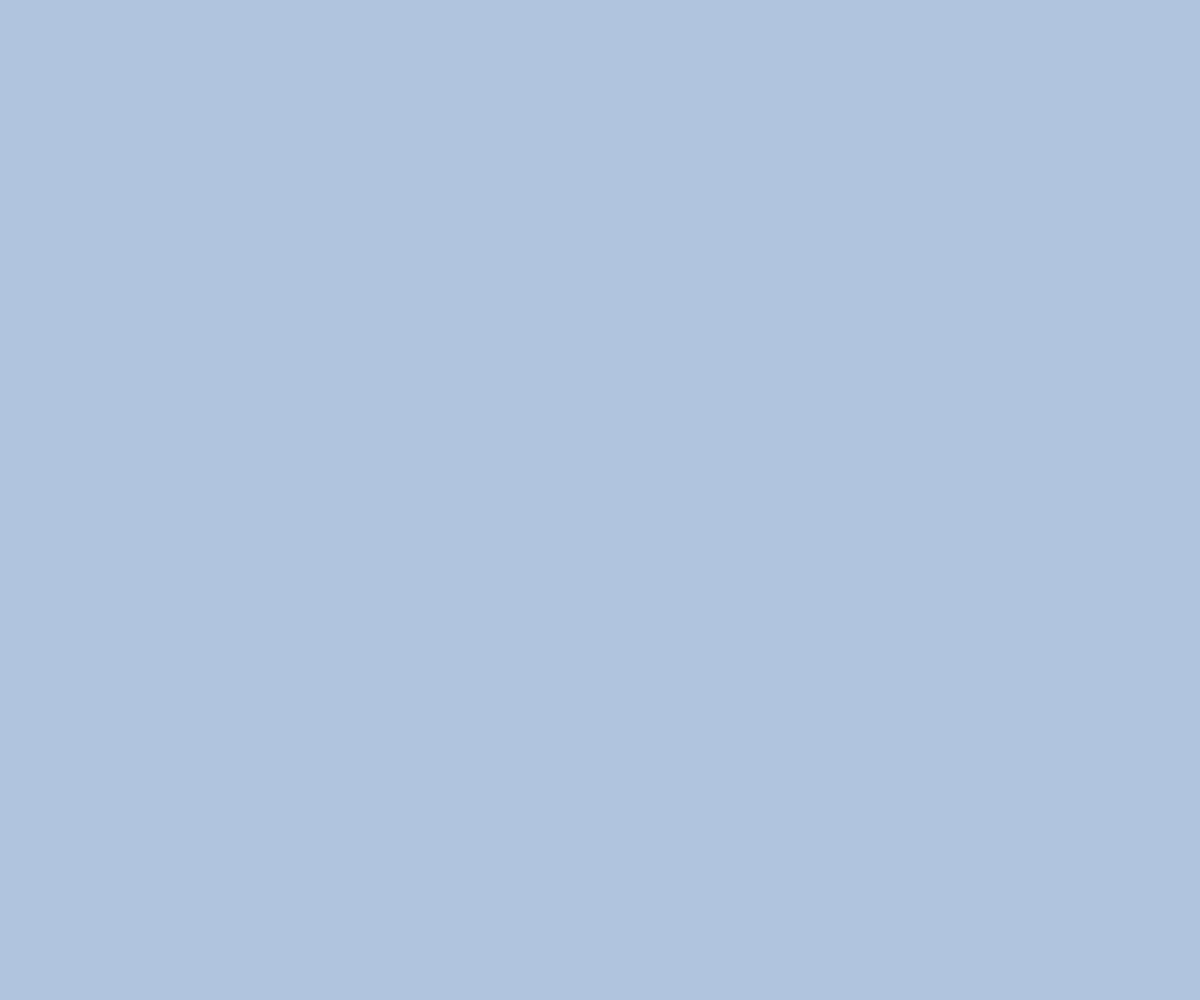
Frame 1 (no input)
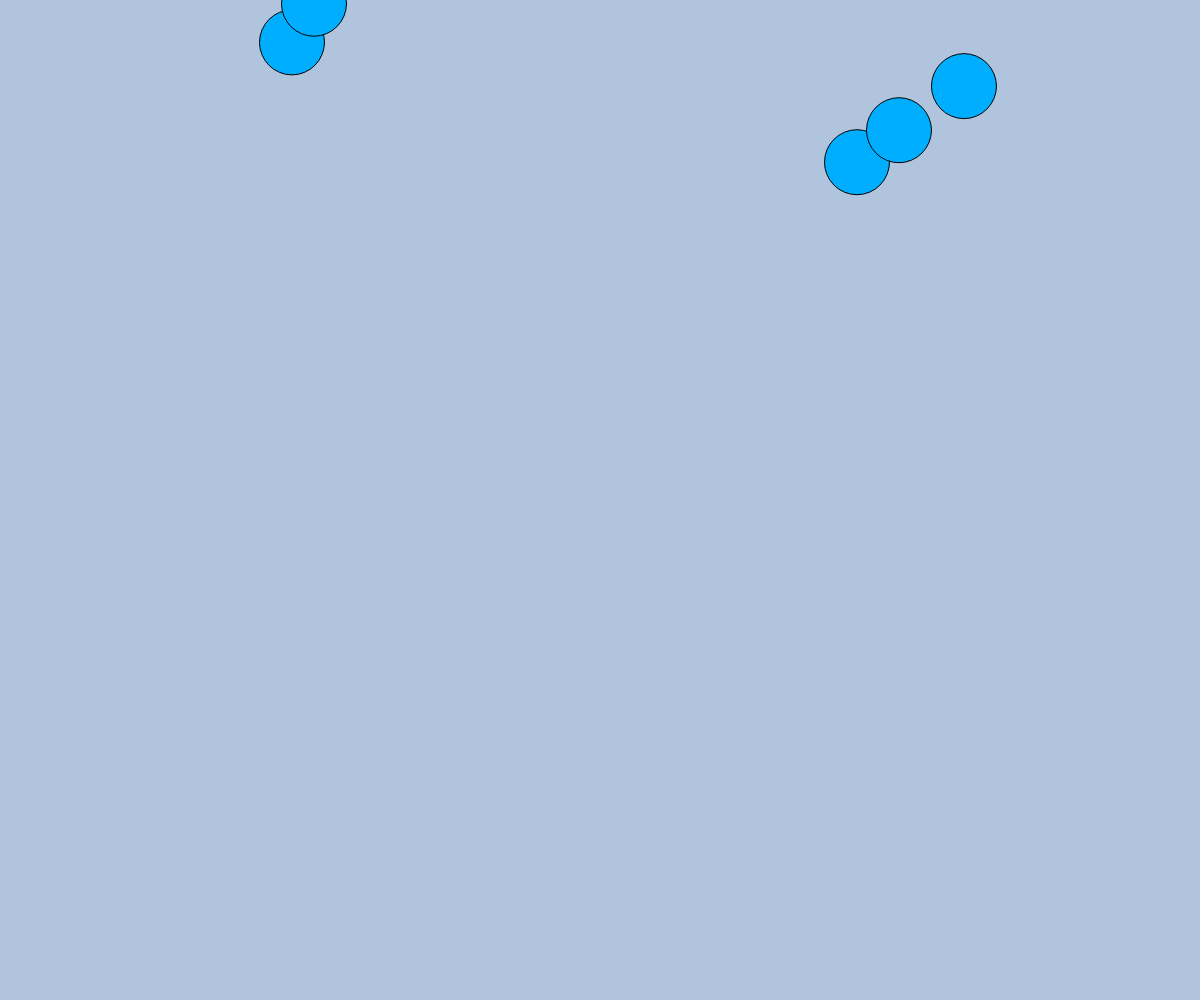
Frame 60 (no input)
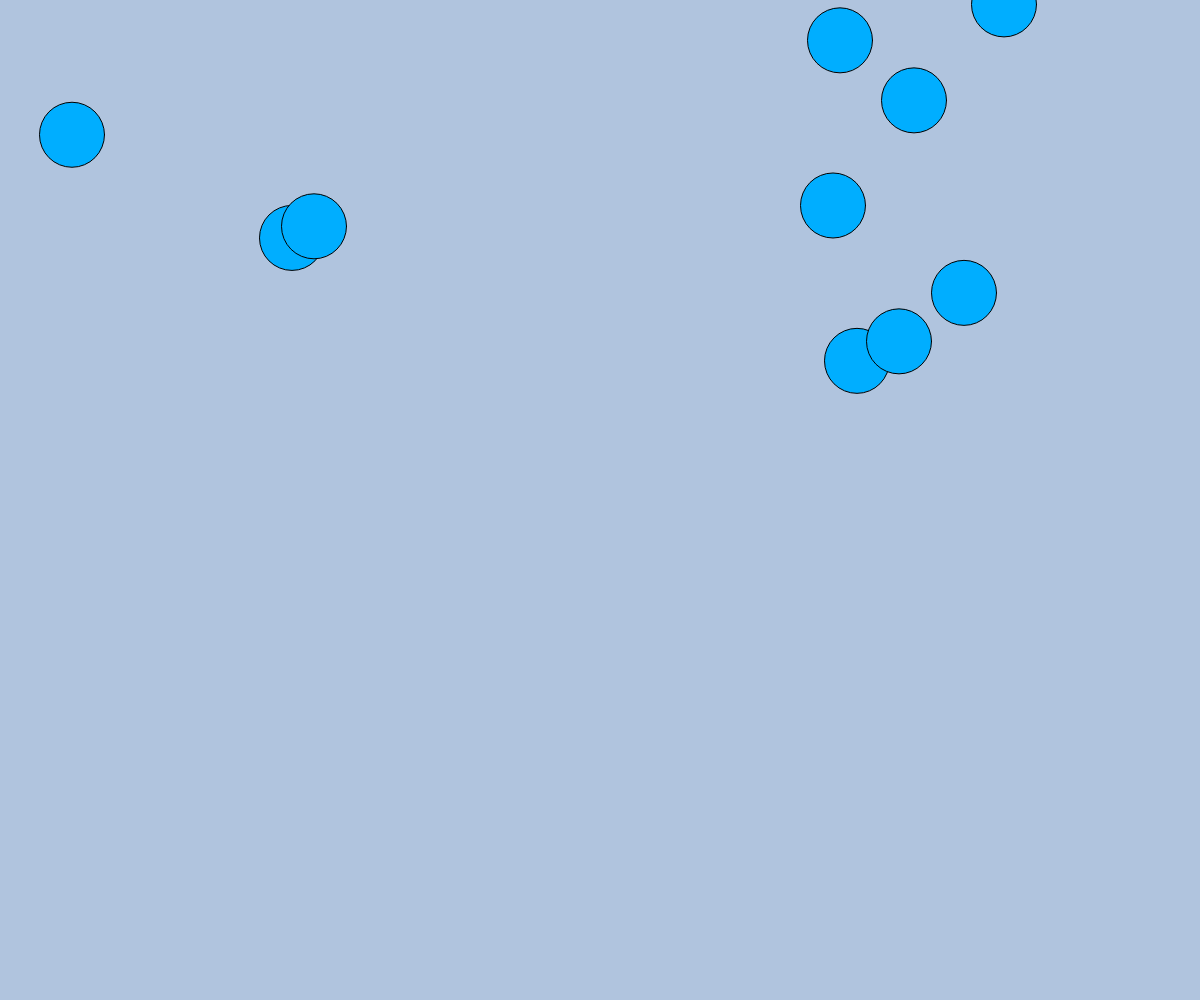
Frame 120 (the mouse pressed at the canvas centre since frame 60)

The p5.js sketch that drew these frames (run headless with seeded random() and noise() and a simulated clock; from frame 60 on, the mouse is pressed at the canvas centre):

// p5.js sketch
// ── sketch.js
var canvas;
var backgroundCircles = [];


function setup() {
  canvas = createCanvas(windowWidth, windowHeight);
  canvas.position(0, 0, "fixed");
  canvas.style('z-index', '-1');
  ellipseMode(CENTER);
}

function draw() {
  background(176,196,222);
  //176,196,222
  if(frameCount % 12 == 0){
    backgroundCircles.push(new Circle());
  }
  for(let i = 0; i < backgroundCircles.length; i++){
    backgroundCircles[i].drawCircle();
    if(backgroundCircles[i].y > windowHeight + 50){
      backgroundCircles.splice(i, 1);
      i--;
    }
  }
  
}

function windowResized(){
  resizeCanvas(windowWidth, windowHeight);
}




class Circle{
  constructor(){
    this.x = int(random()*windowWidth);
    this.y = 0;
    this.size = 65;
    this.speed_y = random()*1.5 + 3;
  }
  
  drawCircle(){
    this.updateCircle();
    fill(0, 174, 255);
    stroke(0);
    ellipse(this.x, this.y, this.size, this.size);
    
  }
  
  updateCircle(){
    this.y += this.speed_y;
  }
  
}
    
// ── style.css
html, body {
	margin: 0;
	padding: 0;
	display:block;
	font-family: monospace;
}


nav{
	position: fixed;
	top: 0;
	left: 0;
	background-color: #6495ED;
	width: 100%;
	height: 73px;
	border-bottom: 1px black solid;
	z-index: 100;
	overflow: hidden;
}
nav img{
	position: fixed;
	top: 2px;
	left: 2px;
	height: 70px;
	width: 70px;
	display: inline-block;
}
nav h1{
	position: fixed;
	top: -35px;
	left: 75px;
	font-family: Inconsolata;
	font-weight: 400;
	font-size: 50px;
}
nav a{
	font-size: 25px;
	position: relative;
	text-align: center;
	text-decoration: none;
	display: inline;
	margin-left: 100px;
	left: 32.5%;
	top: 33%;
	padding: 3px 7px;
	border-radius: 7px;
	overflow: hidden;
}
nav a.active{
	background-color: #38578f;
	color: white;
}
nav a.tab{
	color: #223352;
	transition: background-color 0.2s linear;
	transition: color 0.1s linear;
}
nav a.tab:hover{
	background-color: #4569a8;
	color: #d1e2ff;
}

#video-section{
	margin-top: 73px;
	position: relative;
	width: 1;
	border-bottom: 1px black solid;
	background-color: #D1DAE6;
  }

#video-section video {
	border-right: 2px solid black;
	border-left: 2px solid black;
	max-height: 100%;
	display: block;
	margin: auto;
  }


#video-section button{
	position: absolute;
	top: 75%;
	left: 50%;
	transform: translate(-50%);
	width: 15%;
	height: 12%;
	font-size: 2vw;
	color: white;
	background-color: #2c4a7a;
	transition: background-color 0.2s linear;
	border:none;
	border-radius: 10px;
	font-family: Inconsolata;
}

#video-section .title{
	position: absolute;
	top: 50%;
	left: 50%;
	transform: translate(-50%, -50%);
	font-size: 10vw;
	font-family: Inconsolata;

  
}

#video-section button:hover{
	background-color: #6495ED;
}

#about-section{
	display:block;
}

.about-section-box-container{
	width: 100%;
	height: fit-content;
	margin-top: 75px;
	margin-bottom: 150px;
}

.about-section-box-container .about-section-box-left{
	background-color: AliceBlue;
	border: solid;
	border-width: 1px;
	border-color: CornflowerBlue;
	margin-left: 10%;
	margin-right: 40%;
	padding: 0px 17px 5px 17px;
	border-radius: 25px;
	font-family: Verdana, Geneva, sans-serif;
}

.about-section-box-container .about-section-box-right{
	background-color: AliceBlue;
	border: solid;
	border-width: 1px;
	border-color: CornflowerBlue;
	margin-left: 40%;
	margin-right: 10%;
	padding: 0px 17px 5px 17px;
	border-radius: 25px;
	font-family: Verdana, Geneva, sans-serif;
}

#about-section h1{
	text-align: center;
	font-size: 2.5vw;
}

#about-section hr{
	
}

#about-section p{
	font-size: 1.2vw;
}

// ── style3.css
html, body {
	margin: 0;
	padding: 0;
	display:block;
	font-family: monospace;
}


nav{
	position: fixed;
	top: 0;
	left: 0;
	background-color: #6495ED;
	width: 100%;
	height: 73px;
	border-bottom: 1px black solid;
	z-index: 100;
	overflow: hidden;
}
nav img{
	position: fixed;
	top: 2px;
	left: 2px;
	height: 70px;
	width: 70px;
	display: inline-block;
}
nav h1{
	position: fixed;
	top: -25px;
	left: 75px;
	font-family: Inconsolata;
	font-weight: 400;
	font-size: 50px;
}
nav a{
	font-size: 25px;
	position: relative;
	text-align: center;
	text-decoration: none;
	display: inline;
	margin-left: 100px;
	left: 32.5%;
	top: 33%;
	padding: 3px 7px;
	border-radius: 7px;
	overflow: hidden;
}
nav a.active{
	background-color: #38578f;
	color: white;
}
nav a.tab{
	color: #223352;
	transition: background-color 0.2s linear;
	transition: color 0.1s linear;
}
nav a.tab:hover{
	background-color: #4569a8;
	color: #d1e2ff;
}

#video-section{
	margin-top: 73px;
	position: relative;
	width: 1;
	border-bottom: 1px black solid;
	background-color: #D1DAE6;
  }

#video-section video {
	border-right: 2px solid black;
	border-left: 2px solid black;
	max-height: 100%;
	display: block;
	margin: auto;
  }


#video-section button{
	position: absolute;
	top: 75%;
	left: 50%;
	transform: translate(-50%);
	width: 15%;
	height: 12%;
	font-size: 2vw;
	color: white;
	background-color: #2c4a7a;
	transition: background-color 0.2s linear;
	border:none;
	border-radius: 10px;
	font-family: Inconsolata;
}

#video-section .title{
	position: absolute;
	top: 50%;
	left: 50%;
	transform: translate(-50%, -50%);
	font-size: 10vw;
	font-family: Inconsolata;

  
}

#video-section button:hover{
	background-color: #6495ED;
}

#about-section{
	display:block;
}

.about-section-box-container{
	width: 100%;
	height: fit-content;
	margin-top: 75px;
	margin-bottom: 150px;
}

.about-section-box-container .about-section-box-left{
	background-color: AliceBlue;
	border: solid;
	border-width: 1px;
	border-color: CornflowerBlue;
	margin-left: 10%;
	margin-right: 40%;
	padding: 0px 17px 5px 17px;
	border-radius: 25px;
	font-family: Verdana, Geneva, sans-serif;
}

.about-section-box-container .about-section-box-right{
	background-color: AliceBlue;
	border: solid;
	border-width: 1px;
	border-color: CornflowerBlue;
	margin-left: 40%;
	margin-right: 10%;
	padding: 0px 17px 5px 17px;
	border-radius: 25px;
	font-family: Verdana, Geneva, sans-serif;
}

#about-section h1{
	text-align: center;
	font-size: 2.5vw;
}

#about-section hr{
	
}

#about-section p{
	font-size: 1.2vw;
}
